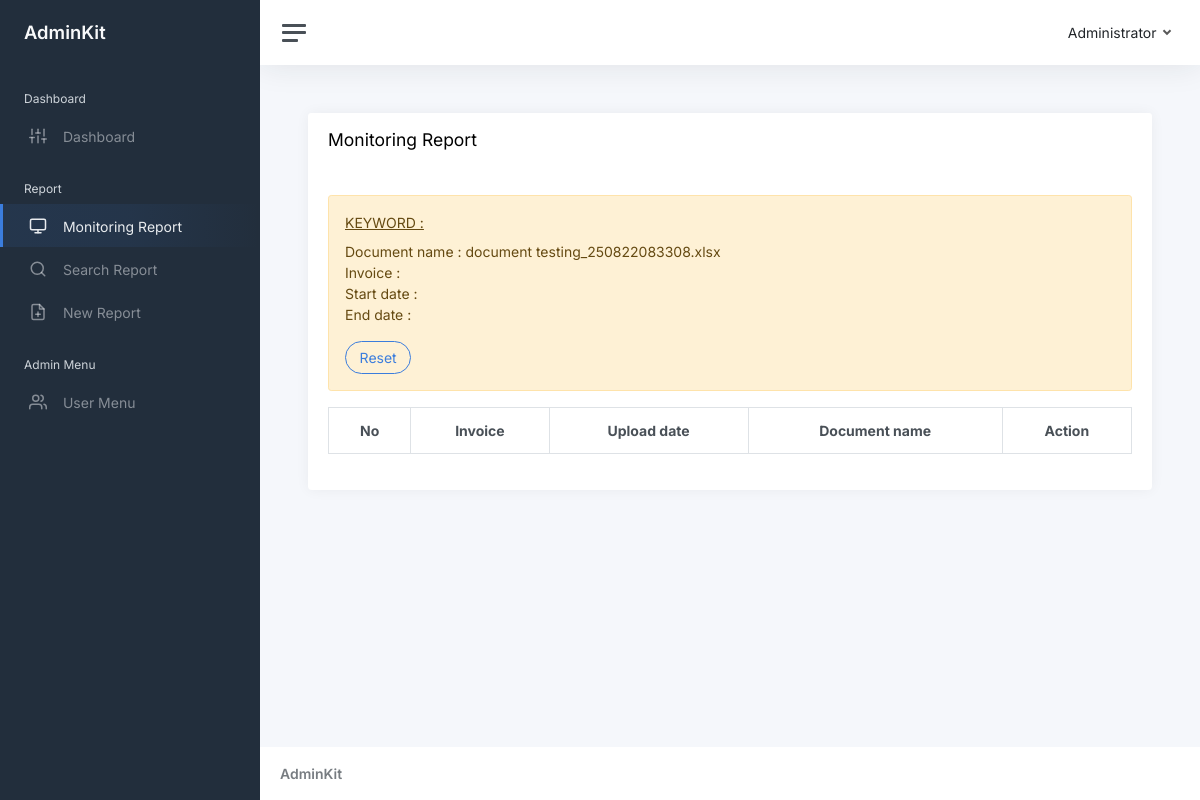
Page /monitoring-report.php?document_name=document testing_250822083308.xlsx (signed in) on the earlier database version.
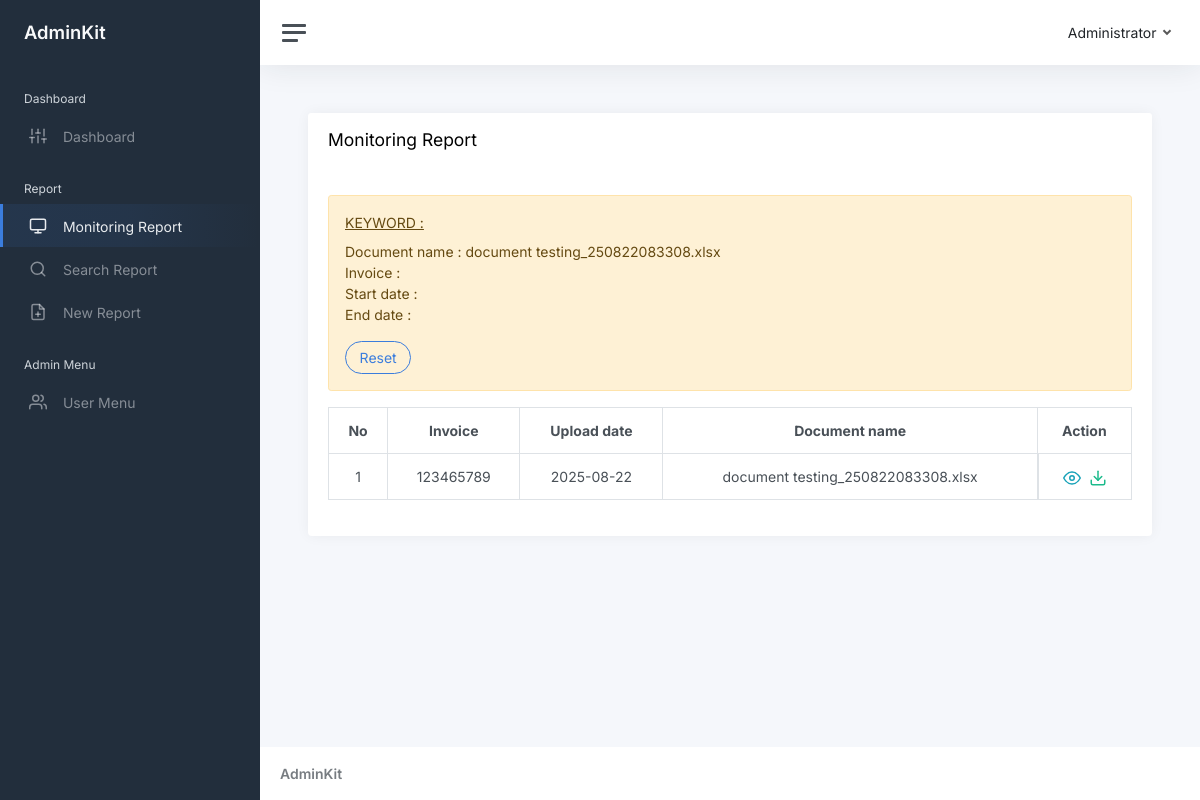
Same page on the later database version.
### tables this page shows
CREATE TABLE IF NOT EXISTS `reports` (
  `id` int NOT NULL AUTO_INCREMENT,
  `reported_by` int NOT NULL,
  `reporter_role_id` int NOT NULL,
  `invoice` varchar(256) NOT NULL,
  `upload_date` date NOT NULL,
  `document_date` date NOT NULL,
  `document_name` varchar(256) NOT NULL,
  `document_type_id` int NOT NULL,
  `extension` varchar(256) NOT NULL,
  `note` longtext,
  `approved_by` int DEFAULT NULL,
  `approved_at` datetime DEFAULT NULL,
  `created_at` datetime NOT NULL,
  `updated_at` datetime NOT NULL,
  PRIMARY KEY (`id`),
  UNIQUE KEY `invoice` (`invoice`),
  KEY `reported_by` (`reported_by`),
  KEY `reporter_role_id` (`reporter_role_id`),
  KEY `document_type_id` (`document_type_id`),
  KEY `approved_by` (`approved_by`),
  CONSTRAINT `FK_reports_document_type` FOREIGN KEY (`document_type_id`) REFERENCES `document_types` (`id`) ON DELETE CASCADE,
  CONSTRAINT `FK_reports_roles` FOREIGN KEY (`reporter_role_id`) REFERENCES `roles` (`id`) ON DELETE CASCADE,
  CONSTRAINT `FK_reports_users` FOREIGN KEY (`reported_by`) REFERENCES `users` (`id`) ON DELETE CASCADE,
  CONSTRAINT `FK_reports_users_2` FOREIGN KEY (`approved_by`) REFERENCES `users` (`id`) ON DELETE CASCADE
);

### monitoring-report.php (the view, shortened to what this page needs)
<?php
include './config/database.php';
if (isset($_GET['document_name'])) {
    $document_name = mysqli_real_escape_string($db, $_GET['document_name']);
    $query = "SELECT id, invoice, upload_date, document_name, approved_at FROM reports WHERE 1 ";
    if (!empty($document_name)) {
        $query .= "AND document_name LIKE '%$document_name%' ";
    }
    $query .= "ORDER BY upload_date DESC, created_at DESC";
} else {
    $query = "SELECT id, invoice, upload_date, document_name, approved_at FROM reports ORDER BY upload_date DESC, created_at DESC";
}
$data_reports = mysqli_query($db, $query);
$i = 1;
?>
<div class="card">
    <div class="card-header">
        <h4>Monitoring Report</h4>
    </div>
    <div class="card-body">
        <?php if (isset($_GET['document_name'])) : ?>
            <div class="alert alert-warning w-auto">
                <div><u>KEYWORD :</u></div>
                <div class="mt-2">Document name : <?= $_GET['document_name'] ?></div>
                <div class="">Invoice : <?= $_GET['invoice'] ?></div>
                <div class="">Start date : <?= $_GET['start_date'] ?></div>
                <div class="">End date : <?= $_GET['end_date'] ?></div>
                <div class="mt-3">
                    <a href="monitoring-report.php" class="btn btn-outline-primary bt-lg rounded-pill">Reset</a>
                </div>
            </div>
        <?php endif; ?>
            <div class="table-responsive">
                <table id="reportsTable" class="table table-bordered table-hover">
                    <thead>
                        <tr>
                            <th class="text-center">No</th>
                            <th class="text-center">Invoice</th>
                            <th class="text-center">Upload date</th>
                            <th class="text-center">Document name</th>
                            <th class="text-center">Action</th>
                        </tr>
                    </thead>
                    <tbody>
                        <?php while ($row = mysqli_fetch_object($data_reports)) : ?>
                            <tr>
                                <td class="text-center"><?= $i++ ?></td>
                                <td class="text-center"><?= $row->invoice ?></td>
                                <td class="text-center"><?= $row->upload_date ?></td>
                                <td class="text-center"><?= $row->document_name ?></td>
                                <td class="d-flex justify-content-center gap-2">
                                    <a href="show-report.php?invoice=<?= $row->invoice ?>" id="show" class="text-info" data-bs-toggle-2="tooltip" data-bs-placement="top" data-bs-title="Show"><i class="align-middle" data-feather="eye"></i></a>
                                    <a href="download.php?report=<?= $row->document_name ?>" id="download" class="text-success" data-bs-toggle-2="tooltip" data-bs-placement="top" data-bs-title="Download"><i class="align-middle" data-feather="download"></i></a>
                                </td>
                            </tr>
                        <?php endwhile; ?>
                    </tbody>
                </table>
            </div>
    </div>
</div>
<link href="https://cdn.datatables.net/v/bs5/jq-3.7.0/dt-2.3.2/datatables.min.css" rel="stylesheet">
<?php
include "./template.php";
?>

Differences in the rows shown:
added reports: invoice "123465789", upload_date "2025-08-22", document_name "document testing_250822083308.xlsx"
